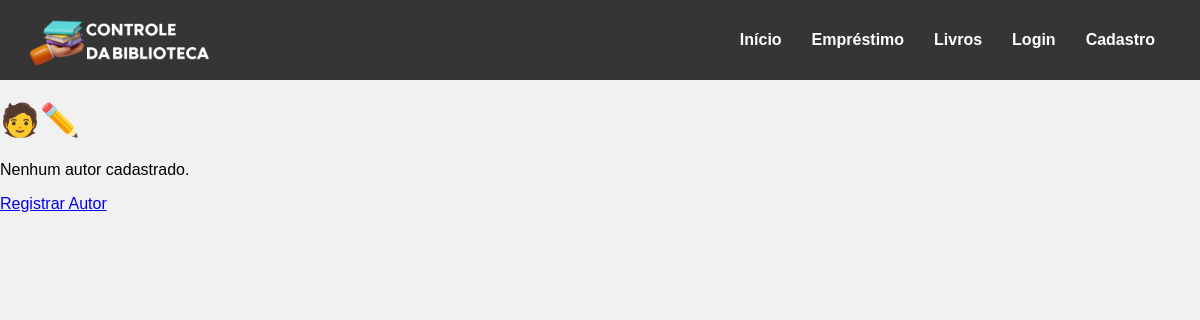
/autores (signed in), run on an earlier commit of the app's database.
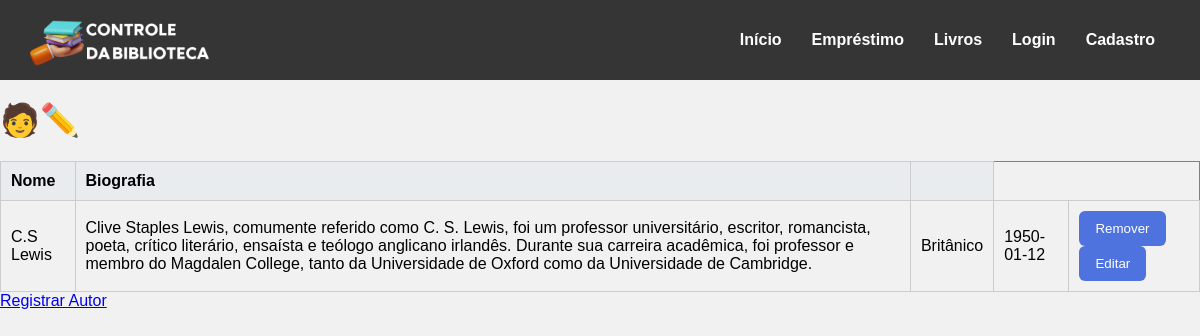
And on a later commit of the database.
### tables this page shows
CREATE TABLE autores (
    id_autor INTEGER PRIMARY KEY AUTOINCREMENT,
    nome_autor VARCHAR(255) NOT NULL,
    nacionalidade VARCHAR(255),
    data_nascimento DATE,
    biografia TEXT,
    idade_autor INTEGER
);

### app.py (the view)
@app.route('/autores', methods=["GET","POST"])
@login_required
def autores():
    conexao = obter_conexao()
    autores = conexao.execute('SELECT * FROM autores').fetchall()
    conexao.close()
    return render_template('autores.html',autores = autores)

### app.py (called while the page is built)
@login_manager.user_loader
def load_user(user_id):
    return User.achar_email(user_id)

@app.before_request
def carregar_mensagens_trigger():
    if request.endpoint in ('static', 'login'):
        return
    conexao = obter_conexao()
    mensagens = conexao.execute("""
        SELECT id_log, mensagem
        FROM log_triggers
        WHERE lida = 0
        ORDER BY data_execucao
    """).fetchall()
    for msg in mensagens:
        flash(msg['mensagem'], category='error')
    conexao.execute("""
        UPDATE log_triggers
        SET lida = 1
        WHERE lida = 0
    """)
    conexao.close()

### database.py (called while the page is built)
def obter_conexao():
    conexao = sqlite3.connect(
        'livros.db',
        timeout=30,
        isolation_level=None
    )
    conexao.text_factory = str
    conexao.execute("PRAGMA foreign_keys = ON")
    conexao.execute("PRAGMA journal_mode = WAL")
    conexao.execute("PRAGMA busy_timeout = 30000")
    conexao.row_factory = sqlite3.Row
    return conexao

### modelos/__init__.py (called while the page is built)
    @classmethod
    def achar_email(cls, email):
        conexao = obter_conexao()
        sql = "SELECT * FROM usuarios WHERE email = ?"
        resultado = conexao.execute(sql, (email,)).fetchone()
        if resultado:
            return User(
                email=resultado['email'],
                nome=resultado['nome_usuario'],
                senha=resultado['senha_usuario'],
                numero_telefone=resultado['numero_telefone'],
                data_inscricao=resultado['data_inscricao']
            )
        return None

### templates/autores.html (shortened to what this page needs)
{% extends 'base.html'%}
{% block conteudo %}
    <h1>🧑✏️ </h1>
    {% if autores %}
    <table border="1">
        <tr>
            <th>Nome</th>
            <th>Biografia</th>
            <th></th>
        </tr>
        {% for autor in autores %}
        <tr>
            <td>{{ autor.nome_autor }}</td>
            <td>{{ autor.biografia }}</td>
            <td>{{ autor.nacionalidade }}</td>
            <td>{{ autor.data_nascimento }}</td>
            <td>
                <a>
                    <form action="{{ url_for('remover_autor', id = autor.id_autor) }}" method="post" style="display:inline;">
                    <button type="submit">Remover</button>
                    </form>
                </a>
                <a href="{{ url_for('editar_autor', id = autor.id_autor) }}"><button type="button">Editar</button></a>
            </td>
        </tr>
        {% endfor %}
    </table>
    {% else %}
        <p>Nenhum autor cadastrado.</p>
    {% endif %}
    <a href="{{url_for('registrar_autor')}}">Registrar Autor</a>
{% endblock %}

### templates/base.html (shortened to what this page needs)
<!DOCTYPE html>
<html lang="en">
<head>
    <link rel="stylesheet" href="{{ url_for('static', filename='style.css')}}">
    <link rel="stylesheet" href="{{ url_for('static', filename='menu.css') }}">
    <link rel="stylesheet" href="{{ url_for('static', filename='cadastro.css')}}">
</head>
<body>
    {% include 'componentes/menu.html' %}
    {% block conteudo %}{% endblock %}
</body>
</html>

### templates/componentes/menu.html (shortened to what this page needs)
<div class="menu">
    <div class="logo">
        <img src="{{ url_for('static', filename='img/logo.png') }}" alt="Logo">
    </div>
    <div class="links">
        <a href="/">Início</a>
        <a href="/emprestimo">Empréstimo</a>
        <div class="outros-links">
            <a href="/livros">Livros</a>
        </div>
        <a href="/login">Login</a>
        <a href="/cadastro">Cadastro</a>
    </div>
</div>

### static/style.css (style rules this page uses)
h1 { color: #333; }
table { width: 100%; border-collapse: collapse; margin-top: 20px; }
table th, table td { border: 1px solid #ccc; padding: 10px; text-align: left; }
table th { background-color: #e9ecef; }
button { background-color: #4e73df; color: white; border: none; padding: 10px 16px; border-radius: 6px; cursor: pointer; transition: background-color 0.3s; }

### static/menu.css (style rules this page uses)
.menu { height: 10vh; min-height: 40px; width: 100%; background: #353535; display: flex; align-items: center; justify-content: space-between; padding: 0 30px; box-sizing: border-box; }
.menu a { color: white; text-decoration: none; margin: 0 15px; font-weight: bold; }
.menu .logo img { width: 180px; }
.menu .links { display: flex; align-items: center; }
* { font-family:Arial, Helvetica, sans-serif; }
.outros-links { position: relative; }

### static/cadastro.css (style rules this page uses)
body { background-color: #f1f1f1; margin: 0; }
.logo img { width: 120px; height: auto; }
.logo { display: flex; justify-content: space-between; width: 100%; }

What changed in the data, as far as the page shows it:
added autores: nome_autor "C.S Lewis", biografia "Clive Staples Lewis, comumente referido como C. S. Lewis, foi um professor universitário, escritor, romancista, poeta, crítico literário, ensaísta e teólogo anglicano irlandês. Durante sua carreira acadêmica, foi professor e membro do Magdalen College, tanto da Universidade de Oxford como da Universidade de Cambridge.", nacionalidade "Britânico", data_nascimento "1950-01-12"
Also different on the page:
text no longer shown: "Nenhum autor cadastrado."
text now shown: "Nome Biografia"
